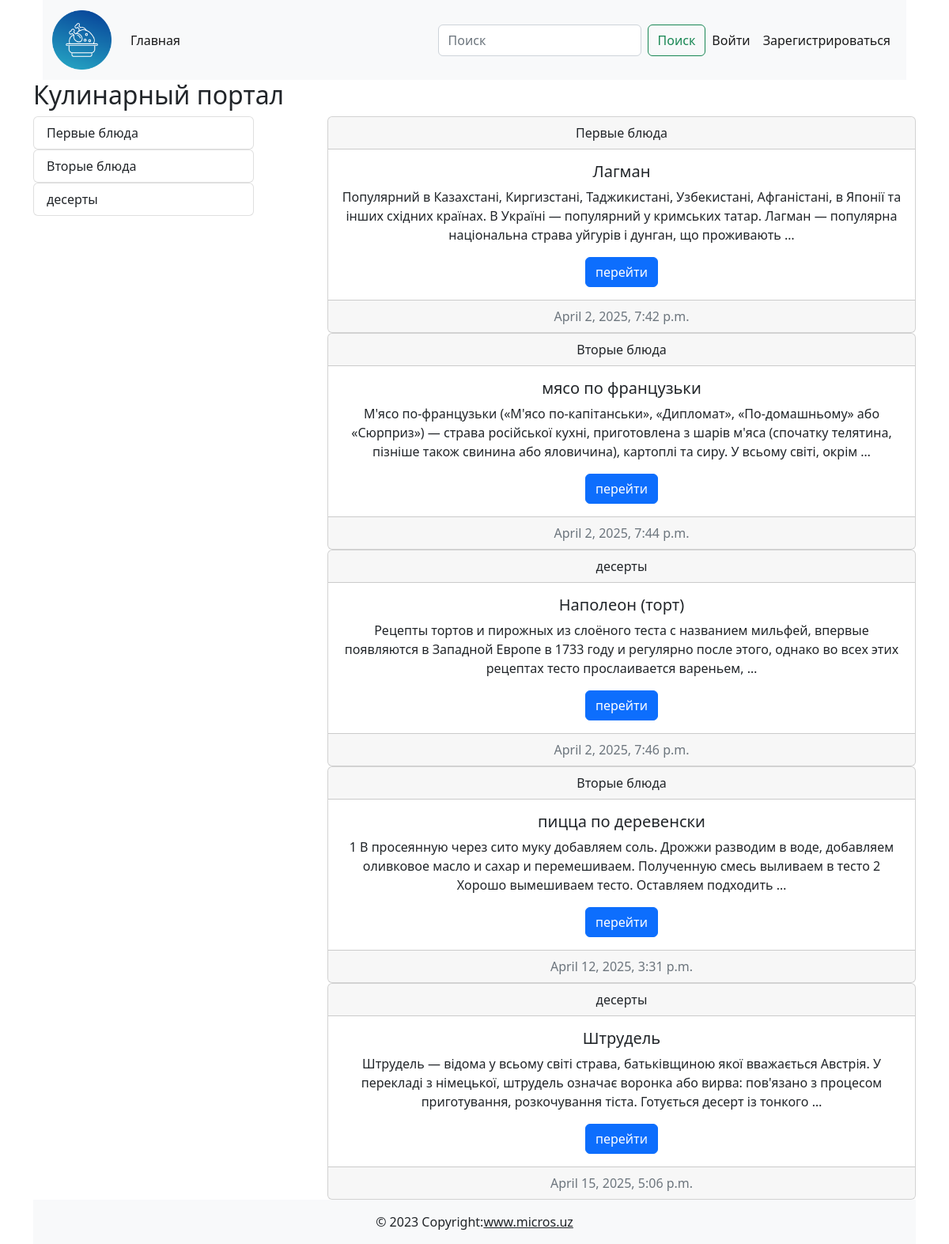
The app's page /, older data.
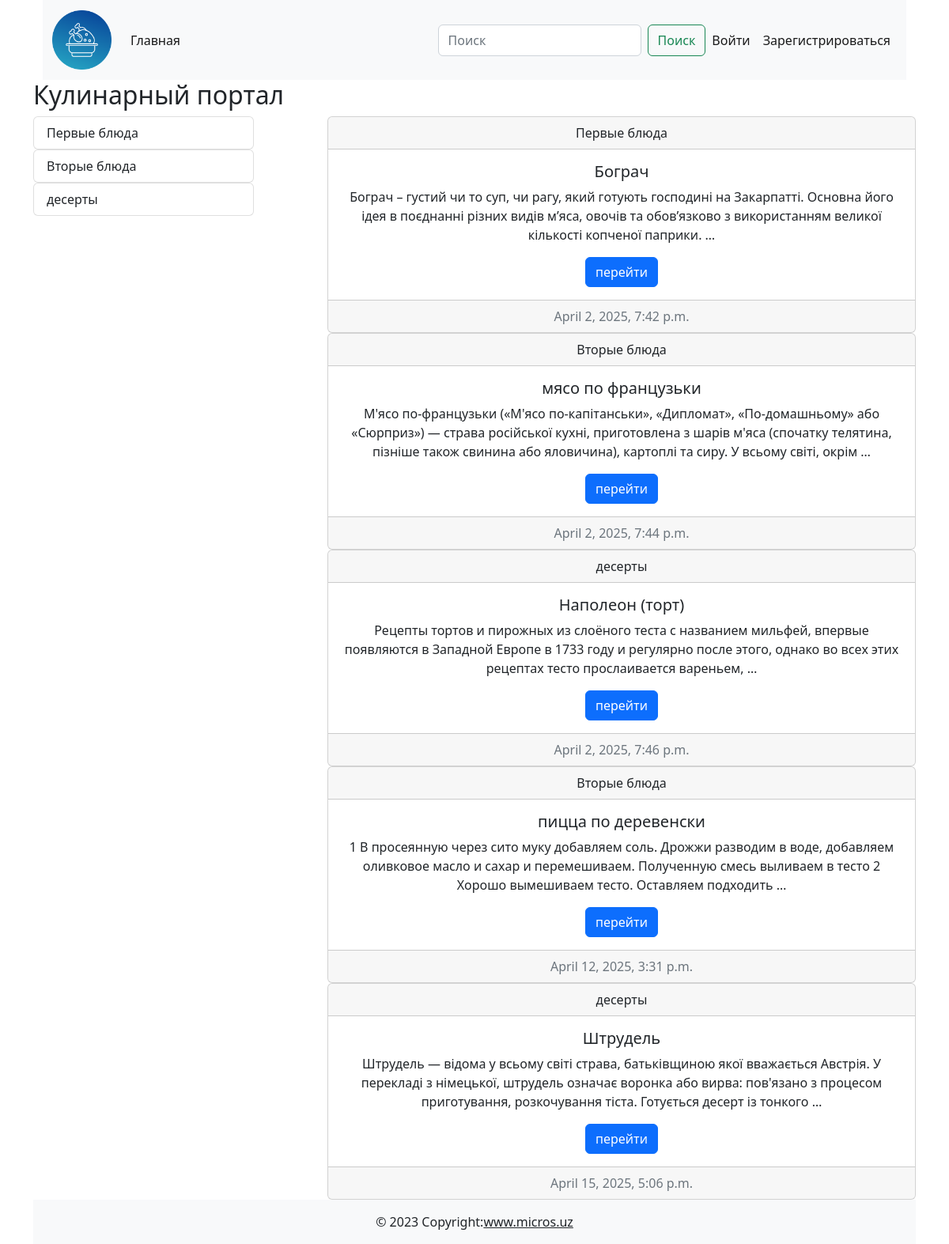
The same page, newer data.
### cooking/models.py (models this page shows, shortened)
class Post(models.Model):
    title = models.CharField(max_length=255)
    content = models.TextField(default='скоро тут будет статья')
    created_at = models.DateTimeField(auto_now_add=True)
    updated_at = models.DateTimeField(auto_now=True)
    photo = models.ImageField(upload_to='photos/', blank=True, null=True)
    watched = models.IntegerField(default=0)
    is_published = models.BooleanField(default=True)
    category = models.ForeignKey(Category,on_delete=models.CASCADE)
    author = models.ForeignKey(User, default=None, null=True, blank=True, on_delete=models.CASCADE)
    def get_absolute_url(self):
        return reverse('post_detail', kwargs={'pk':self.pk})

class Category(models.Model):
    title = models.CharField(max_length=255)
    is_published = models.BooleanField(default=True)
    def __str__(self):
        return self.title
    def get_absolute_url(self):
        return reverse('category_list', kwargs={'pk':self.pk})

### cooking/views.py (the view)
# urls.py: path('', Index.as_view(), name='index'),
class Index(ListView):
    model = Post
    context_object_name = 'posts'
    template_name = 'cooking/index.html'
    extra_context = {'title':'Главная страница'}

### cooking/templatetags/blog_tags.py (called while the page is built)
@register.simple_tag()
def get_all_categories():
    return Category.objects.annotate(cnt=Count('post')).filter(cnt__gt=0)

### cooking/templates/cooking/index.html
{% extends "base.html" %}
{% load blog_tags %}
{% block main %}
<h2>Кулинарный портал</h2>
<div class="d-flex justify-content-between">
    <div class="col-3">
    {% get_all_categories as categories %}
    {% for c in categories %}
    {% include 'cooking/components/categorie_buttons.html' %}
    {% endfor %}
</div>
<div class="col-8">
{% for p in posts%}
{% include 'cooking/components/posts.html' %}
{% endfor %}
</div>
{% endblock main %}

### cooking/templates/cooking/components/posts.html
    <div class="card text-center"><div class="card-header">{{p.category}}</div>
        <div class="card-body"><h5 class="card-title">{{p.title}}</h5><p class="card-text">{{p.content | truncatewords:30}}</p><a href={{p.get_absolute_url}} class="btn btn-primary">перейти</a></div>
        <div class="card-footer text-muted">{{p.created_at}}</div>
    </div>

Row changes from the older to the newer data that the page shows:
changed Post "Первые блюда": title "Лагман" → "Бограч"; content "Популярний в Казахстані, Киргизстані, Таджикистані, Узбекистані, Афганістані, в Японії та інших східних країнах. В Україні — популярний у кримських татар. Лагман — популярна національна страва уйгурів і дунган, що проживають …" → "Бограч – густий чи то суп, чи рагу, який готують господині на Закарпатті. Основна його ідея в поєднанні різних видів м’яса, овочів та обов’язково з використанням великої кількості копченої паприки. …"
